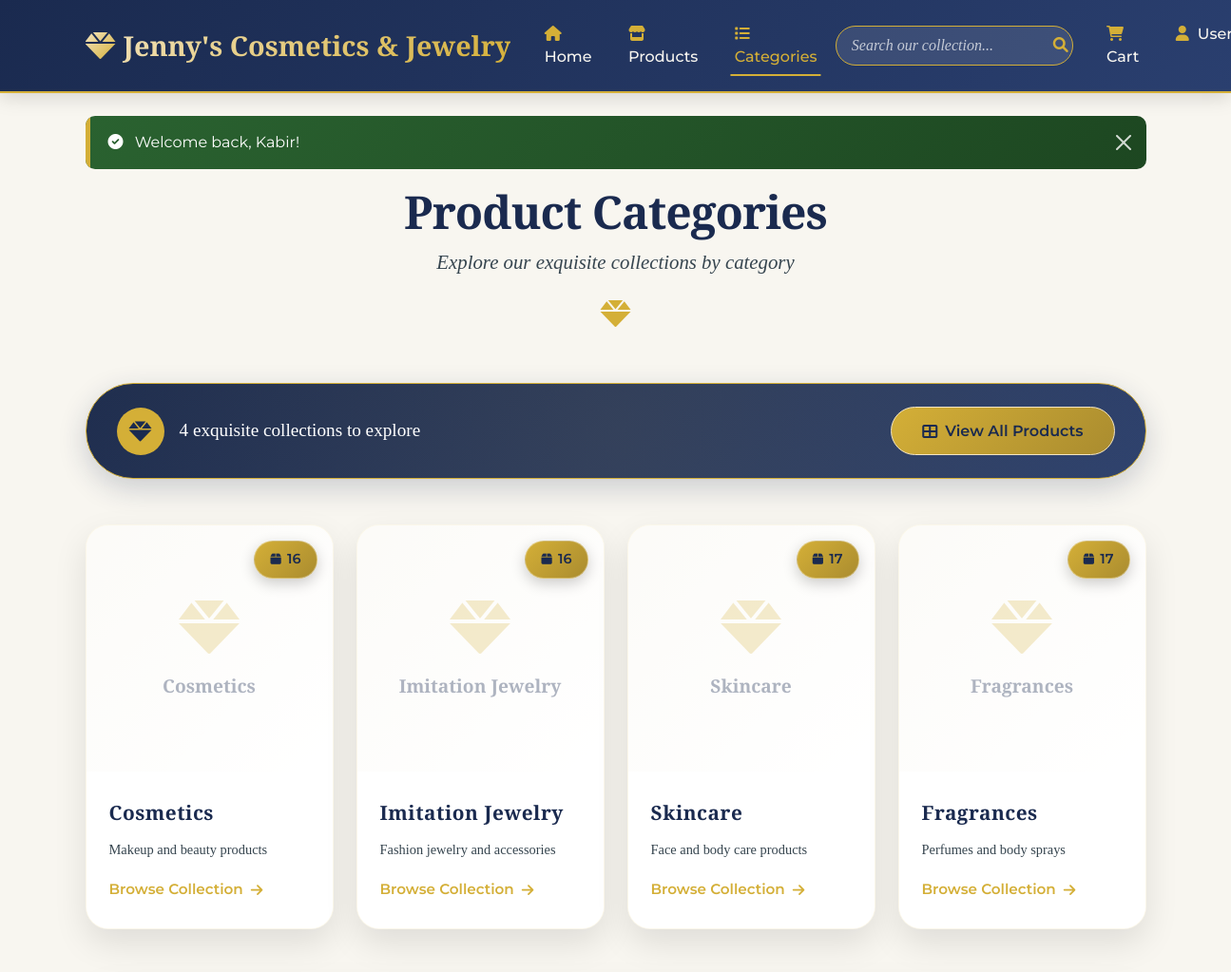
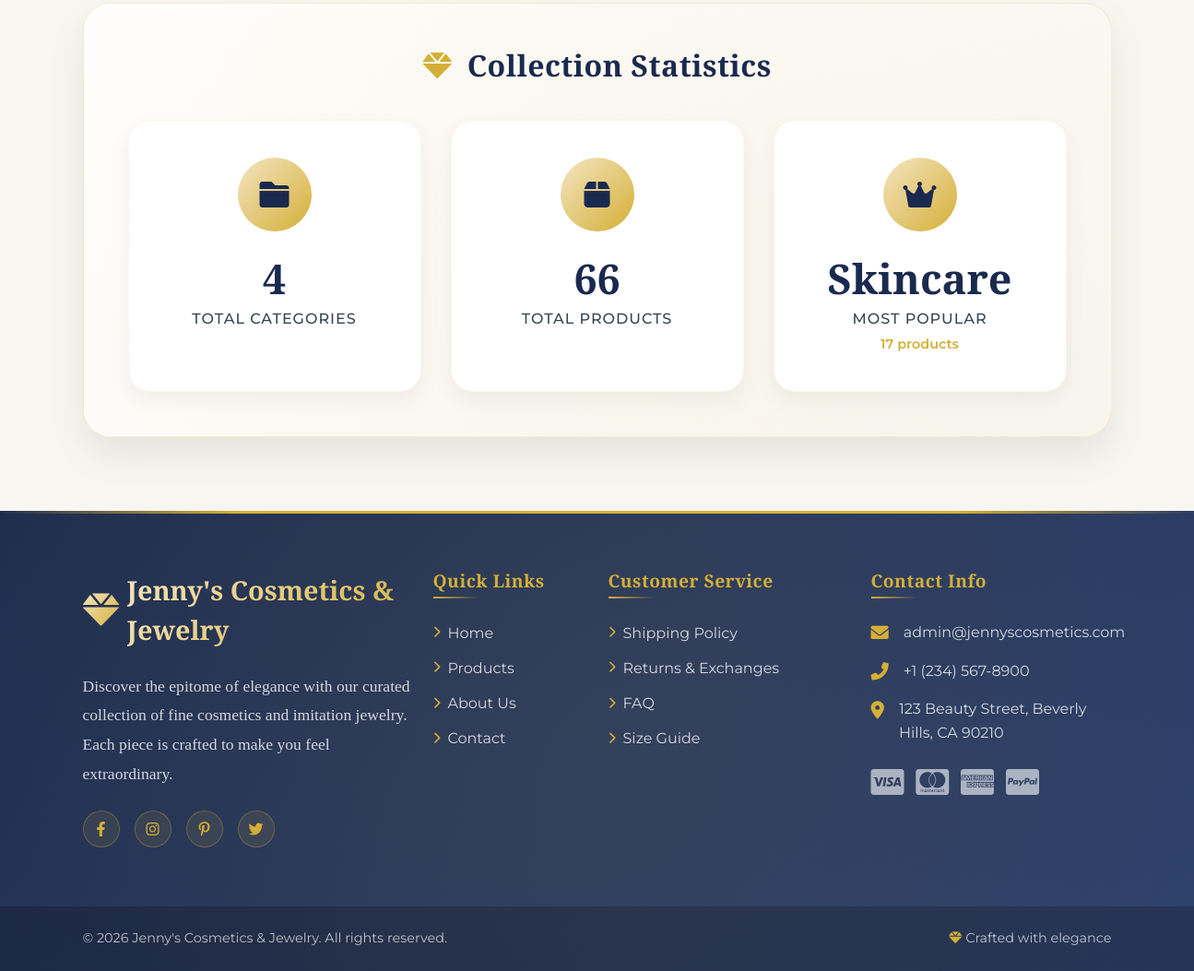
The app's page /categories.php (signed in) with its own data (2 pictures, top to bottom).
### tables this page shows
CREATE TABLE `categories` (
  `category_id` int(11) NOT NULL,
  `category_name` varchar(100) NOT NULL,
  `description` text DEFAULT NULL,
  `parent_category_id` int(11) DEFAULT NULL,
  `image_url` varchar(255) DEFAULT NULL,
  `display_order` int(11) DEFAULT 0,
  `is_active` tinyint(1) DEFAULT 1,
  `created_at` timestamp NOT NULL DEFAULT current_timestamp(),
  `updated_at` timestamp NOT NULL DEFAULT current_timestamp() ON UPDATE current_timestamp()
);

### categories.php (the view, shortened to what this page needs)
<?php
require_once 'config/database.php';
$categories_query = "SELECT c.*,
                     (SELECT COUNT(*) FROM products p
                      WHERE p.category_id = c.category_id AND p.is_active = 1) as product_count
                     FROM categories c
                     WHERE c.is_active = 1
                     ORDER BY c.display_order, c.category_name";
$categories_result = mysqli_query($connection, $categories_query);
$categories = [];
if ($categories_result) {
    while ($category = mysqli_fetch_assoc($categories_result)) {
        $categories[] = $category;
    }
}
include 'includes/header.php';
?>
<div class="page-header text-center mb-5" data-aos="fade-up">
    <h1 class="page-title">Product Categories</h1>
    <p class="page-description">Explore our exquisite collections by category</p>
    <div class="page-divider">
        <span class="diamond"><i class="fas fa-gem"></i></span>
    </div>
</div>
<div class="row mb-5" data-aos="fade-up">
    <div class="col-12">
        <div class="action-bar">
            <div class="action-content">
                <span class="action-icon">
                    <i class="fas fa-gem"></i>
                </span>
                <span class="action-text">
                    <?php echo count($categories); ?> exquisite collection<?php echo count($categories) != 1 ? 's' : ''; ?> to explore
                </span>
            </div>
            <a href="products.php" class="btn-luxury">
                <i class="fas fa-th-large me-2"></i>View All Products
            </a>
        </div>
    </div>
</div>
<?php if (empty($categories)): ?>
<div class="row">
    <div class="col-12">
        <div class="no-categories" data-aos="fade-up">
            <div class="no-categories-icon">
                <i class="fas fa-gem"></i>
            </div>
            <h3>No Collections Available</h3>
            <p>Our categories are being curated with care. Please check back soon.</p>
            <a href="index.php" class="btn-luxury-outline">
                <i class="fas fa-home me-2"></i>Back to Home
            </a>
        </div>
    </div>
</div>
<?php else: ?>
<div class="row g-4">
    <?php foreach ($categories as $index => $category): ?>
    <div class="col-md-6 col-lg-3" data-aos="fade-up" data-aos-delay="<?php echo $index * 50; ?>">
        <div class="category-card-luxury">
            <div class="category-image-wrapper">
                <?php if ($category['image_url']): ?>
                <div class="category-image">
                    <img src="<?php echo $category['image_url']; ?>"
                         alt="<?php echo htmlspecialchars($category['category_name']); ?>">
                    <div class="category-overlay">
                        <a href="products.php?category=<?php echo $category['category_id']; ?>"
                           class="btn-explore">
                            <i class="fas fa-eye"></i>
                            Explore
                        </a>
                    </div>
                </div>
                <?php else: ?>
                <div class="category-image placeholder">
                    <div class="placeholder-content">
                        <i class="fas fa-gem"></i>
                        <span><?php echo htmlspecialchars($category['category_name']); ?></span>
                    </div>
                </div>
                <?php endif; ?>
                <span class="product-count-badge">
                    <i class="fas fa-box"></i>
                    <?php echo $category['product_count']; ?>
                </span>
            </div>
            <div class="category-info">
                <h3 class="category-title">
                    <a href="products.php?category=<?php echo $category['category_id']; ?>">
                        <?php echo htmlspecialchars($category['category_name']); ?>
                    </a>
                </h3>
                <?php if (!empty($category['description'])): ?>
                <p class="category-description">
                    <?php echo substr(htmlspecialchars($category['description']), 0, 80); ?>
                </p>
                <?php endif; ?>
                <div class="category-footer">
                    <a href="products.php?category=<?php echo $category['category_id']; ?>"
                       class="category-link">
                        <span>Browse Collection</span>
                        <i class="fas fa-arrow-right"></i>
                    </a>
                </div>
            </div>
        </div>
    </div>
    <?php endforeach; ?>
</div>
<?php endif; ?>
<div class="row mt-5">
    <div class="col-12">
        <div class="stats-card" data-aos="fade-up">
            <h3 class="stats-title">
                <i class="fas fa-gem"></i>
                Collection Statistics
            </h3>
            <div class="stats-grid-large">
                <div class="stat-item-large">
                    <div class="stat-icon">
                        <i class="fas fa-folder"></i>
                    </div>
                    <div class="stat-content">
                        <span class="stat-value"><?php echo count($categories); ?></span>
                        <span class="stat-label">Total Categories</span>
                    </div>
                </div>
                <div class="stat-item-large">
                    <div class="stat-icon">
                        <i class="fas fa-box"></i>
                    </div>
                    <div class="stat-content">
                        <?php
                        $total_products_query = "SELECT COUNT(*) as total FROM products WHERE is_active = 1";
                        $total_products_result = mysqli_query($connection, $total_products_query);
                        $total_products = mysqli_fetch_assoc($total_products_result)['total'];
                        ?>
                        <span class="stat-value"><?php echo $total_products; ?></span>
                        <span class="stat-label">Total Products</span>
                    </div>
                </div>
                <div class="stat-item-large">
                    <div class="stat-icon">
                        <i class="fas fa-crown"></i>
                    </div>
                    <div class="stat-content">
                        <?php
                        $top_category_query = "SELECT c.category_name, COUNT(p.product_id) as product_count
                                               FROM categories c
                                               LEFT JOIN products p ON c.category_id = p.category_id AND p.is_active = 1
                                               GROUP BY c.category_id
                                               ORDER BY product_count DESC
                                               LIMIT 1";
                        $top_category_result = mysqli_query($connection, $top_category_query);
                        $top_category = mysqli_fetch_assoc($top_category_result);
                        ?>
                        <span class="stat-value"><?php echo $top_category['category_name'] ?? 'N/A'; ?></span>
                        <span class="stat-label">Most Popular</span>
                        <span class="stat-sub"><?php echo $top_category['product_count'] ?? 0; ?> products</span>
                    </div>
                </div>
            </div>
        </div>
    </div>
</div>
<?php
include 'includes/footer.php';
?>

### includes/header.php (style rules this page uses)
:root { --gold: #D4AF37; --gold-light: #F4E5C1; --gold-dark: #AA8C2F; --rose-gold: #B76E79; --navy: #1A2A4F; --navy-light: #2A3F6F; --burgundy: #800020; --pearl: #F8F6F0; --charcoal: #36454F; --transition: all 0.4s cubic-bezier(0.165, 0.84, 0.44, 1); }
* { margin: 0; padding: 0; box-sizing: border-box; }
body { font-family: 'Montserrat', sans-serif; background: var(--pearl); color: var(--charcoal); overflow-x: hidden; }
h1, h2, h3, h4, h5, h6 { font-family: 'Playfair Display', serif; letter-spacing: 0.5px; }

### records on screen
categories: category_name "Cosmetics", product_count "16", description "Makeup and beauty products"
categories: category_name "Imitation Jewelry", product_count "16", description "Fashion jewelry and accessories"
categories: category_name "Skincare", product_count "17", description "Face and body care products"
categories: category_name "Fragrances", product_count "17", description "Perfumes and body sprays"

### other values on screen
SITE_NAME "Jenny's Cosmetics & Jewelry"
$_SESSION['success'] "Welcome back, Kabir!"
count($categories) "4"
$total_products "66"
$top_category['category_name'] "Skincare"
$top_category['product_count'] "17"
ADMIN_EMAIL "admin@jennyscosmetics.com"
